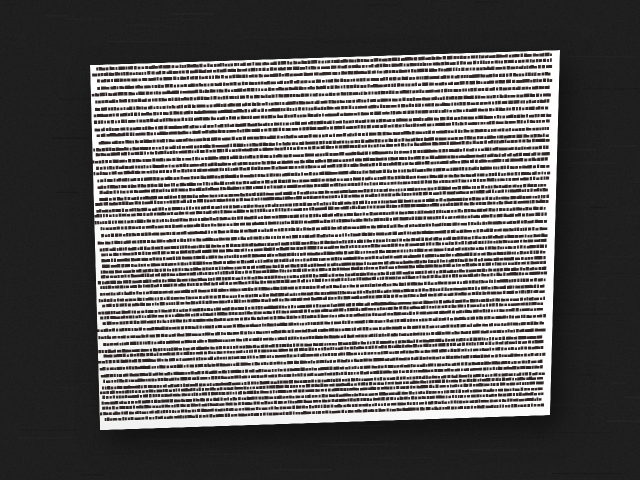
#> input picture tools/scanpoc/fixtures/A_white_black_table.jpg, 1280 x 960 px (shown at 1/2 size)
$ python label_gt.py fixtures/A_white_black_table.jpg
#> lines starting #> are read from the running program, lines starting #| are printed output that depends on the picture
"""Ground Truth Labeling Tool for Real Scanner Dataset.

Allows interactive labeling of 4 document corners (TL, TR, BR, BL) on real photos,
or marking as "No Document" (e.g. for R12).
Saves <image_name>.gt.json alongside the image.

Features:
  - Generous 60px canvas margin around the entire image so top/edge corners can be dragged freely.
  - Dedicated top status banner that never obscures the image.
  - Large click/drag hit target (35px radius).

Usage:
  py -3.10 tools/scanpoc/label_gt.py [directory_or_image_path]

Controls:
  Left Click  : Place next corner (TL -> TR -> BR -> BL) or drag existing corner
  Right Click : Delete nearest corner point
  'r'         : Reset / clear all points to re-click
  'd' / '0'   : Mark as NO DOCUMENT ({"documentPresent": false}) and save
  's' / Enter : Save GT JSON and move to next image
  'n' / Space : Skip to next image
  'q' / Esc   : Quit
"""
import json
import os
import sys
import cv2
import numpy as np


CORNER_NAMES = ["TL", "TR", "BR", "BL"]
CORNER_COLORS = [
    (0, 0, 255),    # TL: Red
    (0, 255, 255),  # TR: Yellow
    (0, 255, 0),    # BR: Green
    (255, 128, 0),  # BL: Orange/Blue
]

PAD = 70
BANNER_H = 45


def load_existing_gt(gt_path):
    if not os.path.exists(gt_path):
        return None, []
    try:
        with open(gt_path, "r", encoding="utf-8") as f:
            data = json.load(f)
        if data.get("documentPresent") is False or data.get("document_present") is False:
            return False, []
        if all(k in data for k in ["TL", "TR", "BR", "BL"]):
            return True, [data["TL"], data["TR"], data["BR"], data["BL"]]
        elif all(k in data for k in ["tl", "tr", "br", "bl"]):
            return True, [data["tl"], data["tr"], data["br"], data["bl"]]
    except Exception as e:
        print(f"Warning: could not read existing GT from {gt_path}: {e}")
    return None, []


# [21 lines left out: functions save_gt_document, save_gt_no_document, not called in this run]


def label_image(img_path):
#> called with img_path = 'fixtures/A_white_black_table.jpg'
    gt_path = os.path.splitext(img_path)[0] + ".gt.json"
    img = cv2.imread(img_path)
#> img is the input picture: shape (960, 1280, 3); mean B, G, R 105, 105.2, 107.1
    if img is None:
        print(f"Error: unable to read {img_path}")
        return True

    orig_h, orig_w = img.shape[:2]
#> orig_h = 960; orig_w = 1280
    # Max display dimensions for image itself
    max_disp_w, max_disp_h = 1200, 800
    scale = min(max_disp_w / orig_w, max_disp_h / orig_h, 1.0)
#> scale = 0.833
    disp_w, disp_h = int(orig_w * scale), int(orig_h * scale)
#> disp_w = 1066; disp_h = 800

    canvas_w = disp_w + 2 * PAD
#> canvas_w = 1206
    canvas_h = disp_h + 2 * PAD + BANNER_H
#> canvas_h = 985

    # Points stored in canvas coordinates: [cx, cy]
    # To image coords: img_x = (cx - PAD) / scale, img_y = (cy - PAD - BANNER_H) / scale
    points = []
    doc_present, existing = load_existing_gt(gt_path)
    is_no_doc = (doc_present is False)

    if doc_present is True and len(existing) == 4:
        points = [
            [int(round(p[0] * scale + PAD)), int(round(p[1] * scale + PAD + BANNER_H))]
            for p in existing
        ]

    active_drag_idx = [-1]

    # [25 lines left out: function mouse_callback, not called in this run]

    win_name = f"GT Labeling: {os.path.basename(img_path)} ({orig_w}x{orig_h})"
    cv2.namedWindow(win_name, cv2.WINDOW_AUTOSIZE)
    cv2.setMouseCallback(win_name, mouse_callback)

    resized_img = cv2.resize(img, (disp_w, disp_h), interpolation=cv2.INTER_AREA)
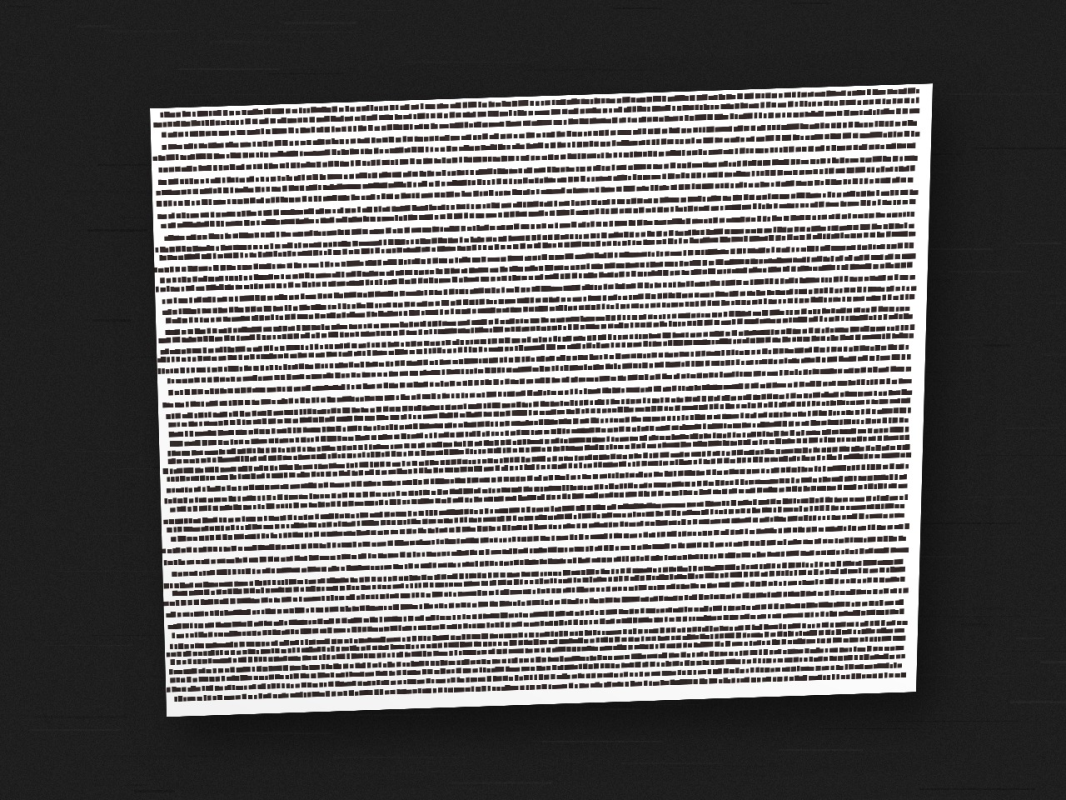
#> resized_img: shape (800, 1066, 3); mean B, G, R 105, 105.2, 107.1

    while True:
        # Create full canvas with dark background
        canvas = np.full((canvas_h, canvas_w, 3), 35, dtype=np.uint8)

        # Place image inside canvas
        img_y0 = PAD + BANNER_H
        img_x0 = PAD
        canvas[img_y0:img_y0 + disp_h, img_x0:img_x0 + disp_w] = resized_img
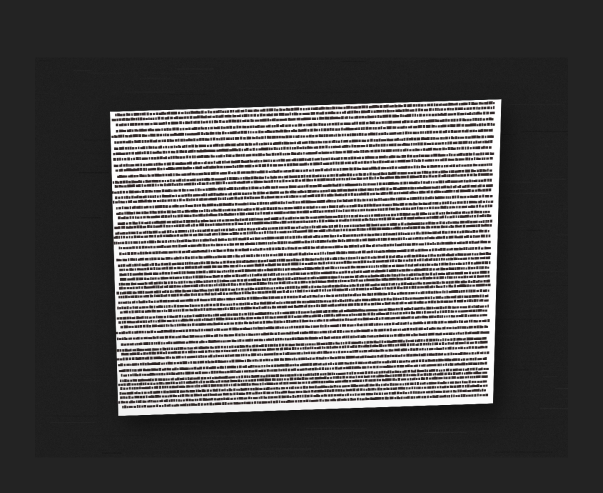
#> canvas: shape (985, 1206, 3) (shown at 1/2 size); mean B, G, R 85.2, 85.4, 86.8

        # Draw a thin white border around image boundary to make edges clear
        cv2.rectangle(canvas, (img_x0 - 1, img_y0 - 1), (img_x0 + disp_w, img_y0 + disp_h), (80, 80, 80), 1)

        if is_no_doc:
            # Show big banner NO DOCUMENT
            cv2.rectangle(canvas, (canvas_w // 4, canvas_h // 3), (canvas_w * 3 // 4, canvas_h * 2 // 3), (0, 0, 180), -1)
            cv2.putText(canvas, "NO DOCUMENT", (canvas_w // 4 + 40, canvas_h // 2), cv2.FONT_HERSHEY_SIMPLEX, 1.4, (255, 255, 255), 3, cv2.LINE_AA)
            cv2.putText(canvas, "Press Enter / S to save NO_DOC", (canvas_w // 4 + 30, canvas_h // 2 + 50), cv2.FONT_HERSHEY_SIMPLEX, 0.7, (220, 220, 220), 2, cv2.LINE_AA)
        else:
            # Draw polygon if 4 points
            if len(points) == 4:
                pts_arr = np.array(points, np.int32).reshape((-1, 1, 2))
                cv2.polylines(canvas, [pts_arr], True, (0, 255, 255), 2, cv2.LINE_AA)

            # Draw points and labels
            for idx, (px, py) in enumerate(points):
                name = CORNER_NAMES[idx] if idx < 4 else f"P{idx}"
                color = CORNER_COLORS[idx] if idx < 4 else (255, 255, 255)
                # Outer glow
                cv2.circle(canvas, (px, py), 12, (0, 0, 0), -1, cv2.LINE_AA)
                cv2.circle(canvas, (px, py), 10, color, -1, cv2.LINE_AA)
                cv2.circle(canvas, (px, py), 12, (255, 255, 255), 2, cv2.LINE_AA)
                cv2.putText(canvas, name, (px + 14, py - 6), cv2.FONT_HERSHEY_SIMPLEX, 0.75, (0, 0, 0), 3, cv2.LINE_AA)
                cv2.putText(canvas, name, (px + 14, py - 6), cv2.FONT_HERSHEY_SIMPLEX, 0.75, color, 2, cv2.LINE_AA)

        # Dedicated top instruction banner (height = BANNER_H)
        cv2.rectangle(canvas, (0, 0), (canvas_w, BANNER_H), (18, 18, 18), -1)
#> canvas: shape (985, 1206, 3); mean B, G, R 84.6, 84.7, 86.1
        if is_no_doc:
            header = "[NO DOCUMENT] Press 'S' or Enter to save | Press 'R' to reset"
        elif len(points) < 4:
            header = f"[{len(points)}/4 points] Click {CORNER_NAMES[len(points)]} | 'R' to Reset | 'D' for NO_DOC"
        else:
            header = "[4 points ready] Drag handles to fine-tune. Press 'S' or Enter to save | 'R' to reset"
        cv2.putText(canvas, header, (15, 30), cv2.FONT_HERSHEY_SIMPLEX, 0.7, (255, 255, 255), 2, cv2.LINE_AA)
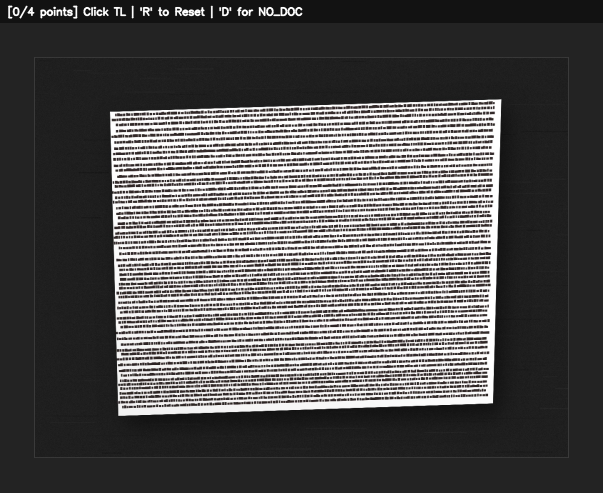
#> canvas: shape (985, 1206, 3) (shown at 1/2 size); mean B, G, R 85.5, 85.6, 87

        cv2.imshow(win_name, canvas)
        key = cv2.waitKey(20) & 0xFF
#> (key q is pressed here)

        if key in (27, ord('q'), ord('Q')):
            cv2.destroyAllWindows()
            return False
        elif key in (13, 10, ord('s'), ord('S')):
            if is_no_doc:
                save_gt_no_document(gt_path)
                cv2.destroyAllWindows()
                return True
            elif len(points) == 4:
                # Convert canvas coordinates back to original image coordinates
                orig_points = []
                for px, py in points:
                    ix = (px - PAD) / scale
                    iy = (py - PAD - BANNER_H) / scale
                    # Clamp strictly within [0, orig_w], [0, orig_h]
                    ix = max(0.0, min(float(orig_w), float(ix)))
                    iy = max(0.0, min(float(orig_h), float(iy)))
                    orig_points.append([ix, iy])
                save_gt_document(gt_path, orig_points)
                cv2.destroyAllWindows()
                return True
            else:
                print(f"Cannot save: need 4 points or 'd' for no document, currently have {len(points)}.")
        elif key in (ord('d'), ord('D'), ord('0'), ord('x'), ord('X')):
            is_no_doc = True
            points = []
        elif key in (ord('r'), ord('R')):
            points = []
            is_no_doc = False
        elif key in (ord('n'), ord('N'), 32):  # Space or 'n' = skip
            cv2.destroyAllWindows()
            return True


def main():
    target = sys.argv[1] if len(sys.argv) > 1 else "tools/scanpoc/real-input"
    if os.path.isfile(target):
        images = [target]
    elif os.path.isdir(target):
        images = [
            os.path.join(target, f)
            for f in sorted(os.listdir(target))
            if f.lower().endswith((".jpg", ".jpeg", ".png", ".webp")) and not f.endswith(".overlay.png") and not f.endswith(".mask.png") and not f.endswith("_comparison.jpg") and not "_warp_" in f
        ]
    else:
        print(f"Path not found: {target}")
        return

    if not images:
        print(f"No images found in {target}.")
        return

    print(f"=== GT Labeling Tool ===")
    print(f"Found {len(images)} images to label.")
    print("Tip: Press 'R' to clear previous points and click 4 new corners anytime.")
    print("     Canvas has 70px outer margin, you can freely drag any corner handle!")
    for img_path in images:
        cont = label_image(img_path)
        if not cont:
            print("Labeling aborted by user.")
            break
    print("Labeling session completed.")


if __name__ == "__main__":
    main()

$ run again, on tools/scanpoc/fixtures/C_white_light_table.jpg
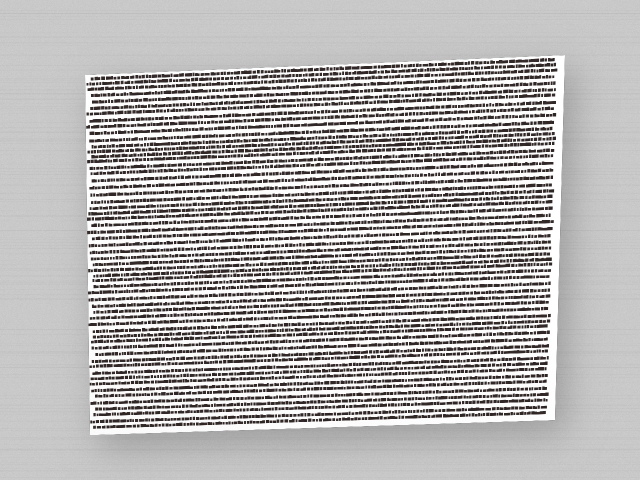
#> input picture tools/scanpoc/fixtures/C_white_light_table.jpg, 1280 x 960 px (shown at 1/2 size)
#> in label_image, img is the input picture: shape (960, 1280, 3); mean B, G, R 180.3, 180.5, 182.5
#> in label_image, `resized_img = cv2.resize(img, (disp_w, disp_h), interpolation=cv2.INTE..`:
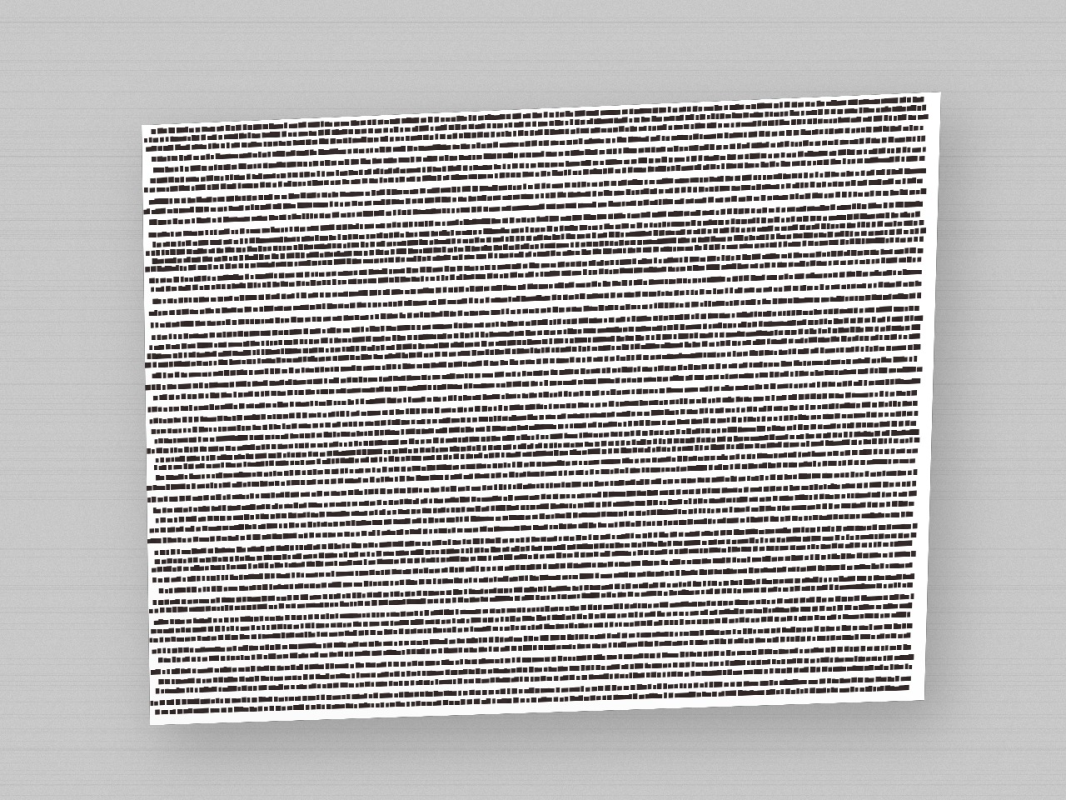
#> resized_img: shape (800, 1066, 3); mean B, G, R 180.3, 180.5, 182.5
#> in label_image, `cv2.putText(canvas, header, (15, 30), cv2.FONT_HERSHEY_SIMPLEX, 0.7, (..`:
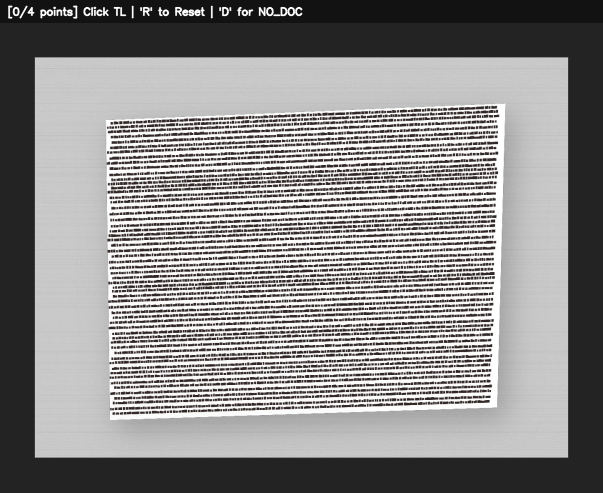
#> canvas: shape (985, 1206, 3) (shown at 1/2 size); mean B, G, R 139.5, 139.6, 141.1

$ run again, on tools/scanpoc/fixtures/D_shadow.jpg
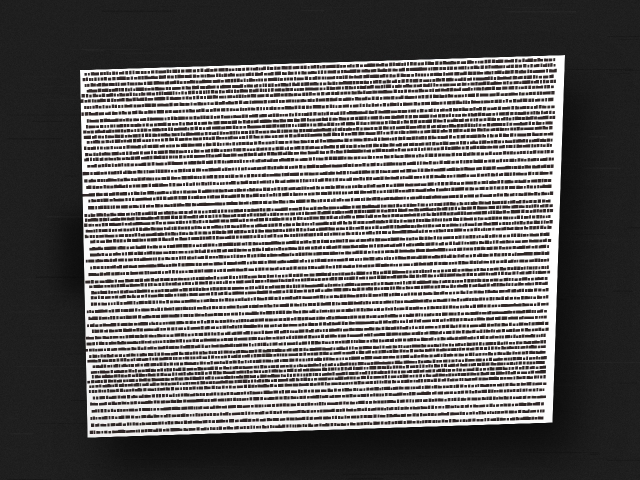
#> input picture tools/scanpoc/fixtures/D_shadow.jpg, 1280 x 960 px (shown at 1/2 size)
#> in label_image, img is the input picture: shape (960, 1280, 3); mean B, G, R 105.3, 105.5, 107.6
#> in label_image, `resized_img = cv2.resize(img, (disp_w, disp_h), interpolation=cv2.INTE..`:
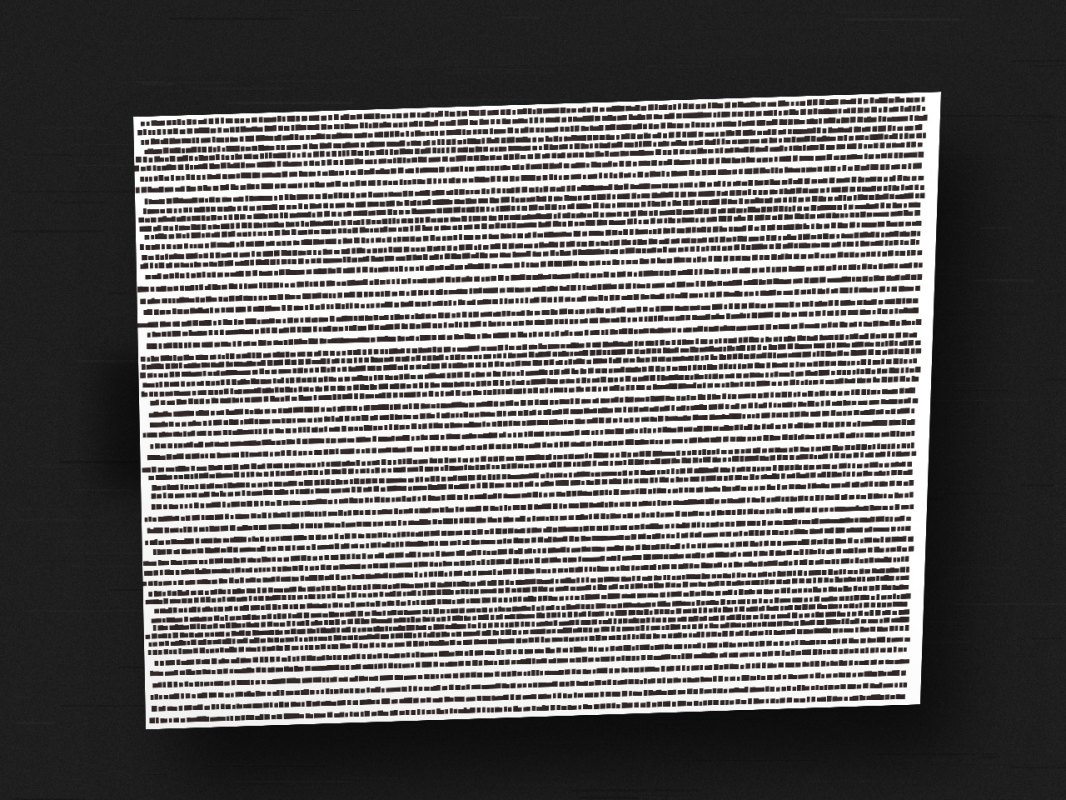
#> resized_img: shape (800, 1066, 3); mean B, G, R 105.3, 105.5, 107.6
#> in label_image, `cv2.putText(canvas, header, (15, 30), cv2.FONT_HERSHEY_SIMPLEX, 0.7, (..`:
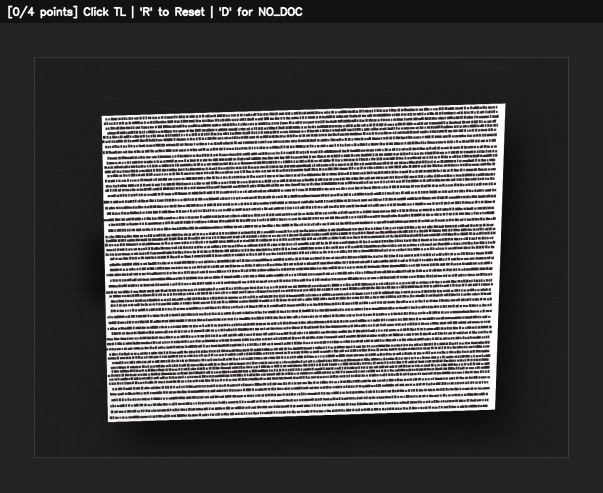
#> canvas: shape (985, 1206, 3) (shown at 1/2 size); mean B, G, R 85.7, 85.8, 87.3
